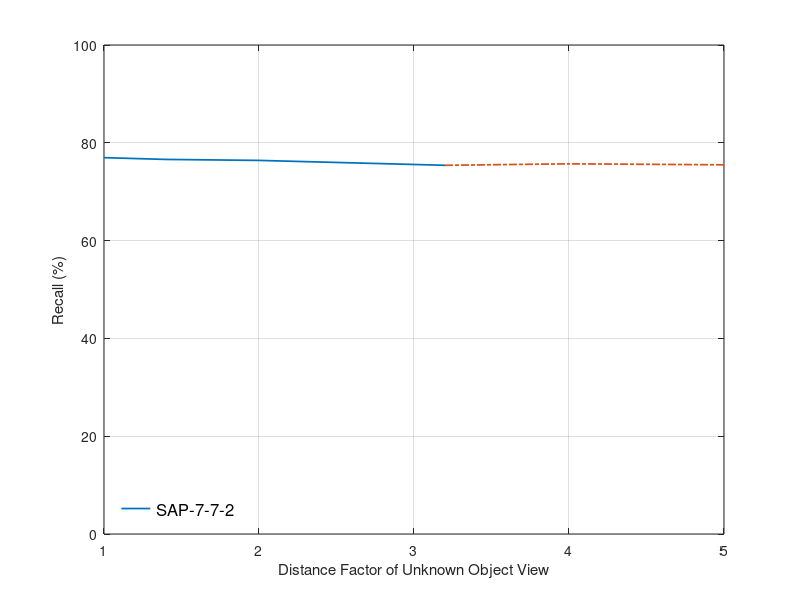
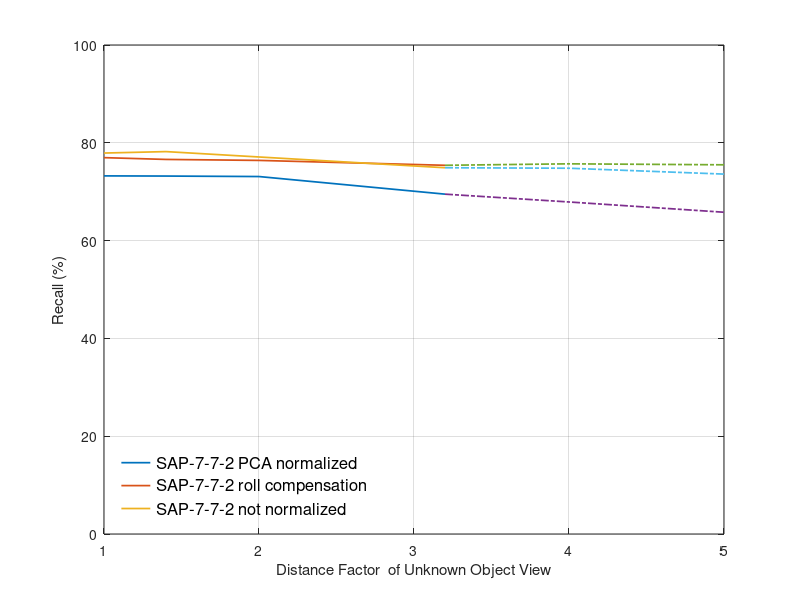
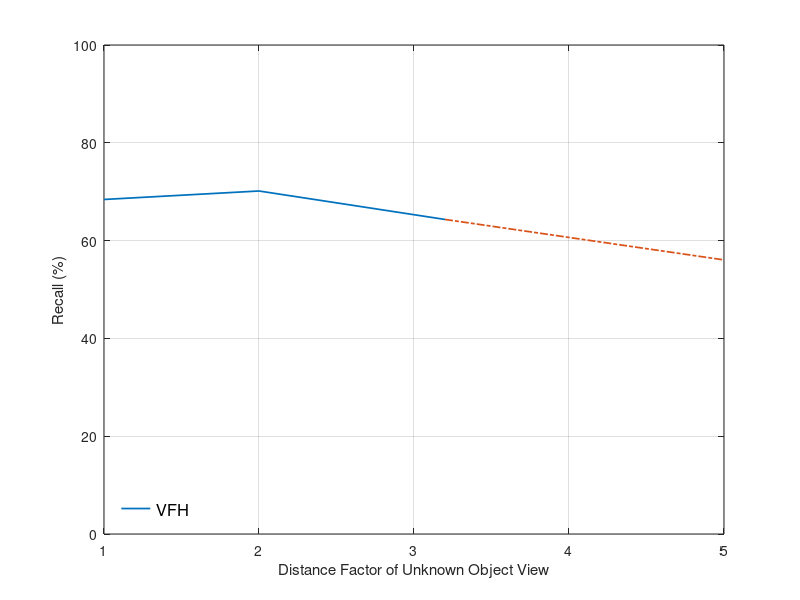

The MATLAB source for these figures, in order:
% with pose normalization on IPA-2:
pointpercentage_sap772_pcanorm = [1, 0.5, 0.25, 0.1, 0.0625, 0.04];
distance_sap772_pcanorm = [1, 1.4, 2, 3.2, 4, 5];
% performance on PCA3CF7-7-2
performance_sap772_pcanorm = [0.732341, 0.732, 0.731, 0.695, 0.679, 0.658];

% without pose normalization on IPA-2:
pointpercentage_sap772_nonorm = [1, 0.5, 0.25, 0.1, 0.0625, 0.04];
distance_sap772_nonorm = [1, 1.4, 2, 3.2, 4, 5];
% performance on PCA3CF7-7-2 nonorm with IPA-2
performance_sap772_nonorm = [0.779034, 0.782, 0.771, 0.749, 0.748, 0.736];

% with roll pose normalization on IPA-2:
pointpercentage_sap772_rollnorm = [1, 0.5, 0.25, 0.1, 0.0625, 0.04];
distance_sap772_rollnorm = [1, 1.4, 2, 3.2, 4, 5];
% performance on PCA3CF7-7-2
performance_sap772_rollnorm = [0.769643, 0.766, 0.764, 0.754, 0.757, 0.755];

% with vfh on IPA-2:
pointpercentage_vfh = [1, 0.25, 0.1, 0.04];
distance_vfh = [1, 2, 3.2, 5];
% performance on vfh
performance_vfh = [0.684127, 0.701455, 0.643254, 0.560516];

% distance = distance_vfh;
% performance772 = performance_vfh;
 distance = distance_sap772_rollnorm;
 performance772 = performance_sap772_rollnorm;

figure(1)
set(gca, 'FontSize', 12)
plot(distance(1:4), [performance772(1:4)']*100, 'LineWidth', 1.25)
hold on
plot(distance(4:6), [performance772(4:6)']*100, '-.', 'LineWidth', 1.25)
grid
xlim([1,5])
ylim([0, 100])
xlabel('Distance Factor of Unknown Object View')
ylabel('Recall (%)')
l__ = legend('SAP-7-7-2', 'Location', 'SouthWest');
set(l__, 'Box', 'off')
set(l__, 'FontSize', 12)


figure(2)
set(gca, 'FontSize', 12)
plot(distance(1:4), [performance_sap772_pcanorm(1:4)', performance_sap772_rollnorm(1:4)', performance_sap772_nonorm(1:4)']*100, 'LineWidth', 1.25)
hold on
plot(distance(4:6), [performance_sap772_pcanorm(4:6)', performance_sap772_rollnorm(4:6)', performance_sap772_nonorm(4:6)']*100, '-.', 'LineWidth', 1.25)
grid
xlim([1,5])
ylim([0, 100])
xlabel('Distance Factor  of Unknown Object View')
ylabel('Recall (%)')
l__ = legend('SAP-7-7-2 PCA normalized', 'SAP-7-7-2 roll compensation', 'SAP-7-7-2 not normalized', 'Location', 'SouthWest');
set(l__, 'Box', 'off')
set(l__, 'FontSize', 12)

figure(3)
set(gca, 'FontSize', 12)
plot(distance_vfh(1:3), [performance_vfh(1:3)']*100, 'LineWidth', 1.25)
hold on
plot(distance_vfh(3:4), [performance_vfh(3:4)']*100, '-.', 'LineWidth', 1.25)
grid
xlim([1,5])
ylim([0, 100])
xlabel('Distance Factor of Unknown Object View')
ylabel('Recall (%)')
l__ = legend('VFH', 'Location', 'SouthWest');
set(l__, 'Box', 'off')
set(l__, 'FontSize', 12)